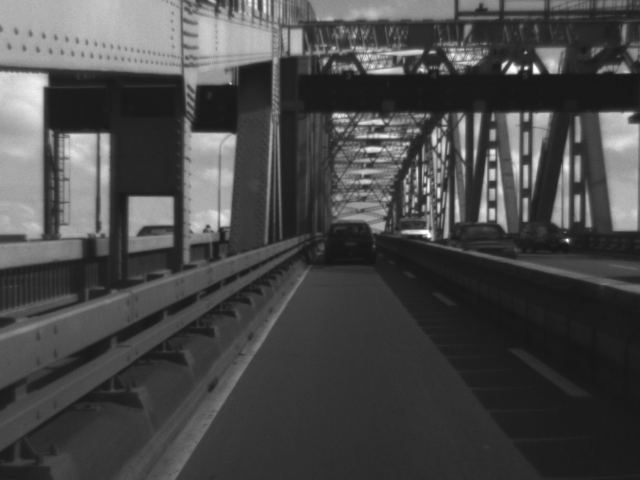
#> input picture img_0001_c0.pgm, 640 x 480 px; its folder holds only this picture in this run
$ python 'Collecting car dataset.py'
#> lines starting #> are read from the running program, lines starting #| are printed output that depends on the picture
import numpy as np
import cv2

#def readImage():
import glob
path = "/Users/lfxjtu/OneDrive - Whitireia and WelTec/SSD/left_barriers/"
image_name_pre = "img_"
image_name_post = "_c0.pgm"
image_name_middle = ""

# initialize the list of reference points and boolean indicating
# whether cropping is being performed or not
refPt = []
cropping = False
str1 = []
path_name = 'cars.txt'


def write_to_file(x_top, y_top, x_bottom, y_bottom):
    # Writes the mouse coordinates to a text file
    # open the mouse coordinates
    with open(path_name, 'a') as file:
        # create a string ready to write to the file
        coordinates = str(x_top) + ',' + str(y_top) + ',' + str(x_bottom) + ',' + str(y_bottom) + ':'

        # write to file
        file.write(coordinates) # append at the end of the file (not over write)


def click_and_crop(event, x, y, flags, param):
    # grab references to the global variables
    global refPt, cropping

    # if the left mouse button was clicked, record the starting
    # (x, y) coordinates and indicate that cropping is being
    # performed
    if event == cv2.EVENT_LBUTTONDOWN:
        refPt = [(x, y)]
        cropping = True

    # check to see if the left mouse button was released
    elif event == cv2.EVENT_LBUTTONUP:
        # record the ending (x, y) coordinates and indicate that
        # the cropping operation is finished
        refPt.append((x, y))
        cropping = False

        # draw a rectangle around the region of interest
        cv2.rectangle(image, refPt[0], refPt[1], (0, 255, 0), 2)
        print(refPt[0][0], refPt[0][1], refPt[1][0], refPt[1][1])
        # str1.append(refPt)
        cv2.imshow("image", image)
        write_to_file(refPt[0][0], refPt[0][1], refPt[1][0], refPt[1][1])#top left and bottom right x, y

cv2.namedWindow("image")
cv2.setMouseCallback("image", click_and_crop)

for i in range(400):
    i = i+1
    if i < 10:
        image_name_middle = "000" + str(i)
    elif i < 100:
        image_name_middle = "00" + str(i)
    else:
        image_name_middle = "0" + str(i)
    image_name = image_name_pre + image_name_middle + image_name_post

    print ("loading an image named " + image_name)
    print (image_name)
    image = cv2.imread(image_name)
#> image is the input picture: shape (480, 640, 3); min 22, max 255, mean 72.9

    #Histogram equalizaiton using gray scale image. The image loaded is in RGB
    img_to_gray = cv2.cvtColor(image, cv2.COLOR_BGR2GRAY)
    img_to_gray = cv2.equalizeHist(img_to_gray)
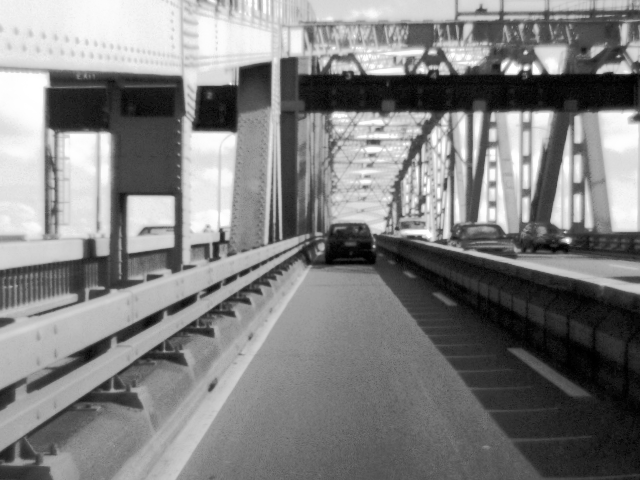
#> img_to_gray: shape (480, 640); min 0, max 255, mean 129
    clone = cv2.cvtColor(img_to_gray, cv2.COLOR_GRAY2BGR)
    image = clone.copy() #copy function allocates the content of clone to a new memory location and assigns it to image
    cv2.imshow("image", clone)
    key = cv2.waitKey() & 0xFF
#> (key Esc is pressed here)
#> (the run stopped early here; a loop or call above may not have finished)
